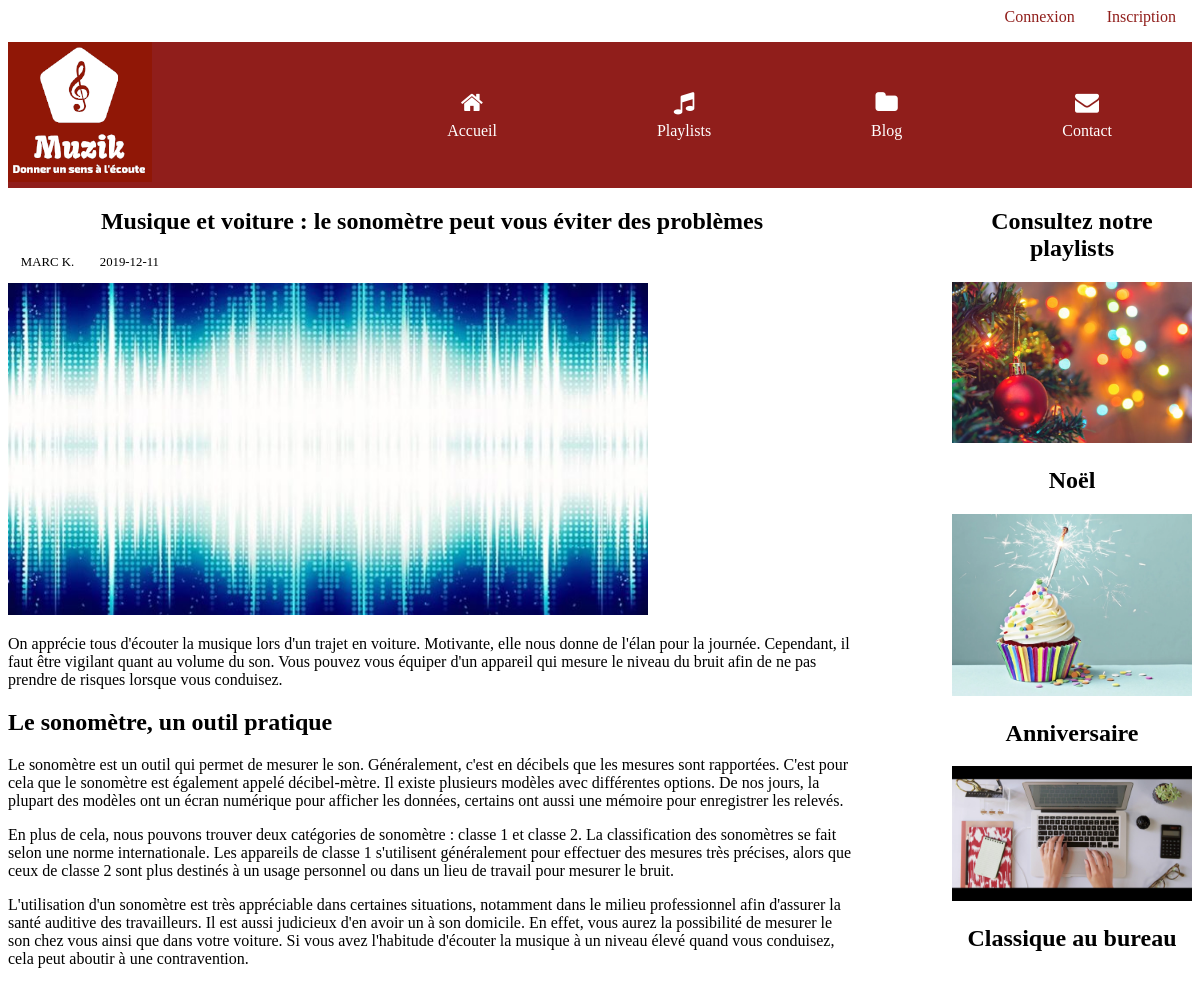
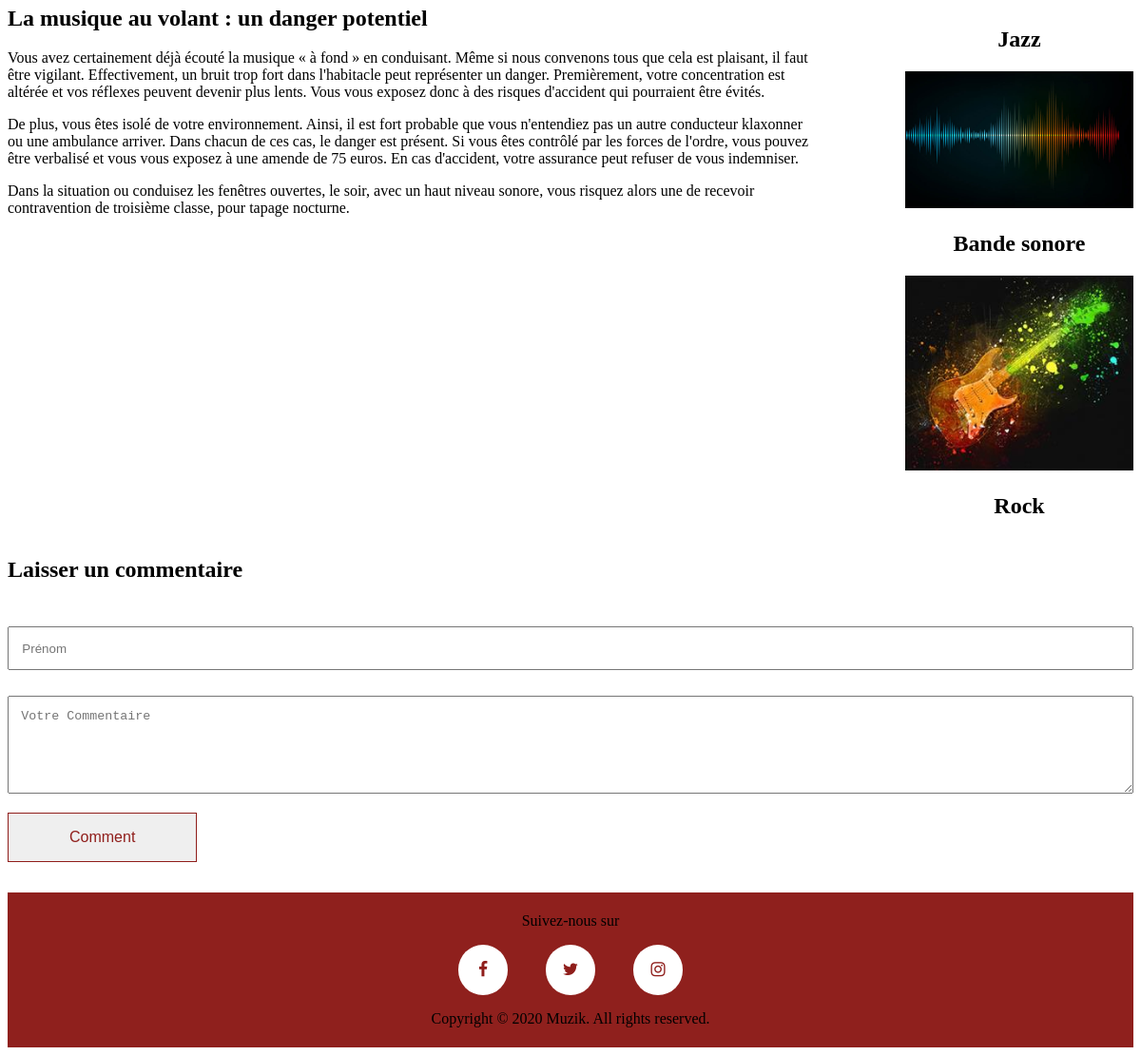
The app's page /blog-4 with its own data (2 pictures, top to bottom).
### tables this page shows
CREATE TABLE `Blog` (
  `Id` int(11) NOT NULL,
  `Titre` varchar(255) NOT NULL,
  `Auteur` varchar(255) NOT NULL,
  `Date_A` date NOT NULL,
  `Image` varchar(255) NOT NULL,
  `Description` text NOT NULL
);

CREATE TABLE `Blog_Page` (
  `Id` int(11) NOT NULL,
  `Blog_Id` int(11) NOT NULL,
  `Details` text NOT NULL
);

CREATE TABLE `Categories` (
  `Id` int(11) NOT NULL,
  `Titre` varchar(255) NOT NULL,
  `Image` varchar(255) NOT NULL
);

### blog_page.php (called while the page is built, shortened)
<?php
include('database/bdd_connection.php') ;
$query ='SELECT * FROM Blog WHERE Id='.$_GET['Id'];
$resultSet = $pdo->query($query);
$blogs = $resultSet->fetch();
$query ='SELECT * FROM Blog_Page WHERE Blog_Id='.$_GET['Id'];
$resultSet = $pdo->query($query);
$blogPages = $resultSet->fetch();
$query ='SELECT * FROM Categories ';
$resultSet = $pdo->query($query);
$cats = $resultSet->fetchAll();
include 'Templates/layout.phtml';
?>

### Templates/blog_page.phtml (the view, shortened to what this page needs)
<main class="container main">
	<section class="blog">
       <h1 class="main__h1"><?php echo $blogs['Titre']?></h1>
        <div class="main__auteur">
            <p class="main__auteur__p"><?php echo $blogs['Auteur']?></p>
            <p class="main__auteur__p"><?php echo $blogs['Date_A']?></p>
        </div>
        <img class="main__auteur__image" src="<?php echo $blogs['Image']?>" alt="">
        <?php echo $blogPages['Details']?>
    </section>
    <aside class="aside">
        <h1 class="main__h1">Consultez notre playlists</h1>
        <div class="aside__playlist">
            <?php foreach($cats as $cat):  if(!isset($_SESSION['user'])){?>
                <a class="playlist__a" href="./inscription">
                    <img class="asideplaylist__image" src="<?php echo $cat['Image']?>" alt="">
                    <h1 class="asideplaylist__h1"><?php echo $cat['Titre']?></h1>
                </a>
            <?php }  endforeach;?>
        </div>
    </aside>
</main>
    <div class="container">
        <h2>Laisser un commentaire</h2>
        <form method="POST" id="comment_form">
            <div class="form__name">
                <input  required type="text" name="comment_name" id="comment_name" class="input__name" placeholder="Prénom" />
            </div>
            <div class="form__comment">
                <textarea required  name="comment_content" id="comment_content" class="textarea__comment" placeholder="Votre Commentaire" rows="5"></textarea>
            </div>
            <div class="form-button">
                <input type="submit" name="submit" id="submit" class="input__btn" value="Comment" />
            </div>
        </form>
    </div>

### css/style.css (style rules this page uses)
* { box-sizing: border-box; }
.container { max-width: 1200px; margin: 0 auto; }
.playlist__a { text-decoration: none; color: black; }
.main__h1 { text-align: center; }
.main { display: flex; justify-content: space-between; }
.main__auteur { display:flex; }
.main__auteur__p { margin:0 1em 1em 1em; font-size: 0.8em; }
.main__auteur__image { width:40em; }
.blog { margin-right:6em; }
.asideplaylist__image { width:15em; }
.asideplaylist__h1 { text-align: center; }
.input__name { margin: 2em 0; padding:1em; width:100%; }
.textarea__comment { width:100%; padding:1em }
.input__btn { margin-top: 1em; padding: 1em 4em; font-size:1em; border: 0.1em solid #901E1B; color: #901E1B; text-decoration: none; cursor: pointer; }

### records on screen
blog: Titre "Musique et voiture : le sonomètre peut vous éviter des problèmes", Auteur "MARC K.", Date_A "2019-12-11", Image (picture)
blog_page: Details "On apprécie tous d'écouter la musique lors d'un trajet en voiture. Motivante, elle nous donne de l'élan pour la journée. Cependant, il faut être vigilant quant au volume du son. Vous pouvez vous équiper d'un appareil qui mesure le niveau du bruit afin de ne pas prendre de risques lorsque vous conduisez. Le sonomètre, un outil pratique Le sonomètre est un outil qui permet de mesurer le son. Généralement, c'est en décibels que les mesures sont rapportées. C'est pour cela que le sonomètre est également appelé décibel-mètre. Il existe plusieurs modèles avec différentes options. De nos jours, la plupart des modèles ont un écran numérique pour afficher les données, certains ont aussi une mémoire…"
categories: Image (picture), Titre "Noël"
categories: Image (picture), Titre "Anniversaire"
categories: Image (picture), Titre "Classique au bureau"
categories: Titre "Jazz"
categories: Image (picture), Titre "Bande sonore"
categories: Image (picture), Titre "Rock"
